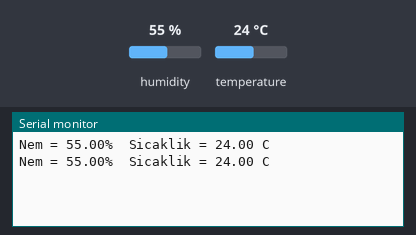
Bench run of a sketch on a simulated Arduino Uno, built with avr-gcc and run on an emulated ATmega328P. On the bench: the last lines printed to the serial monitor. Inputs (shaded band) come from the test bench; at power-on: humidity 55 %, temperature 24 °C.

Above: at 3.8 s.
3.9 s: humidity set to 22 %
At 6.6 s:
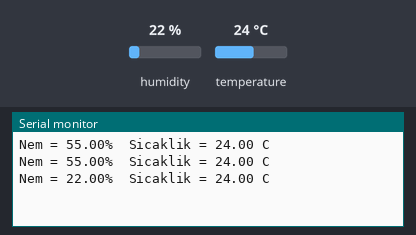
7.8 s: temperature set to 12 °C
At 9.8 s:
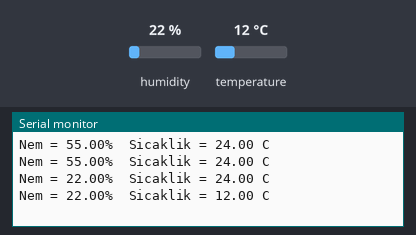
11.7 s: humidity set to 40 %
At 12.9 s:
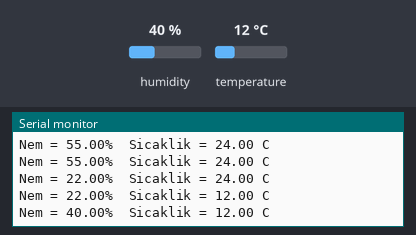
Timing chart, 0 to 14.7 s (numbered marks = the images above; inputs shaded):
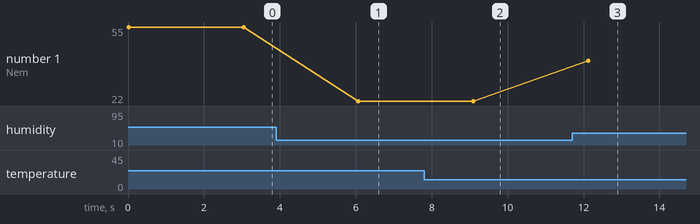

Measured:
- after the input at 3.9 s, the serial monitor: prints a new line after 2.2 s (image 1)
- after the input at 7.8 s, the serial monitor: prints a new line after 1.3 s (image 2)
- after the input at 11.7 s, the serial monitor: prints a new line after 0.42 s (image 3)
- plotted number 1: 55 → 22 after the input at 3.9 s, 22 → 40 after the input at 11.7 s

The sketch:

Sicaklik_NemSensoru.ino
```cpp
#include <dht.h> // Sıcaklık ve Nem sensörü için gerekli kütüphane
#define sensorPini A0 // Sensörün bağlı olduğu analog pin

dht DHT;

void setup(){
  Serial.begin(9600);
}

void loop(){
  // sensörden değer okumasını söylüyoruz
  DHT.read11(sensorPini);

  Serial.print("Nem = ");
  Serial.print(DHT.humidity); // nem değeri
  Serial.print("%  ");
  Serial.print("Sicaklik = ");
  Serial.print(DHT.temperature); // sıcaklık değeri
  Serial.println(" C");
  delay(3000);

}
```
